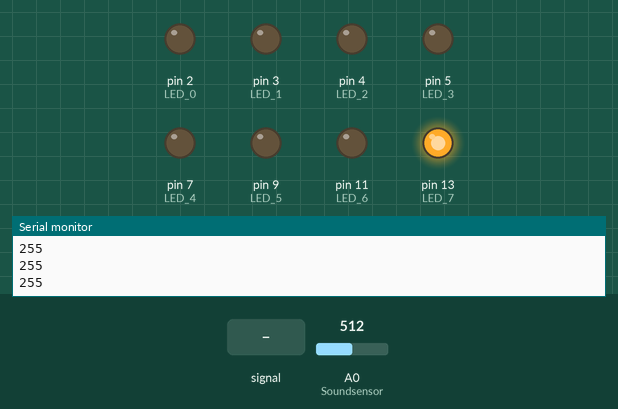
A sketch run on a simulated Arduino Uno, built with avr-gcc and run on an emulated ATmega328P. On the bench: output pins drawn as LEDs (lit = HIGH), the last lines printed to the serial monitor. Dashed ring = blinking. The inputs (shaded band) are chosen by the test bench; at power-on: A0 (Soundsensor) = 512.

Above: at 1.2 s.
1.3 s: A0 (Soundsensor) fed a 200 Hz sine of ±460 counts around its level
At 1.9 s:
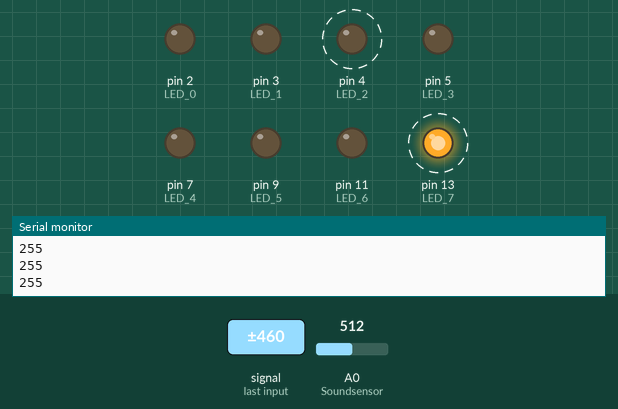
4.3 s: A0 (Soundsensor) set to 0
At 4.7 s:
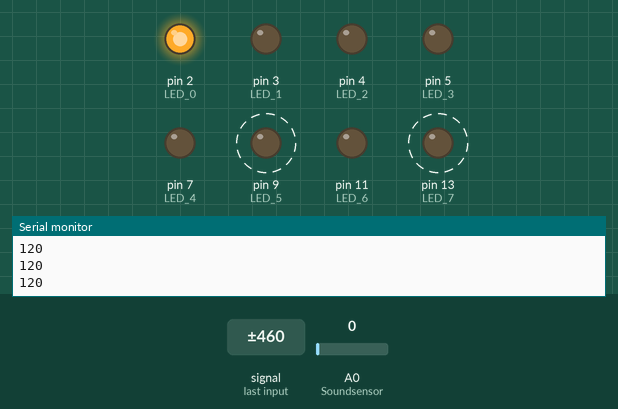
5.8 s: A0 (Soundsensor) set to 42
7.3 s: A0 (Soundsensor) set to 49
At 7.7 s:
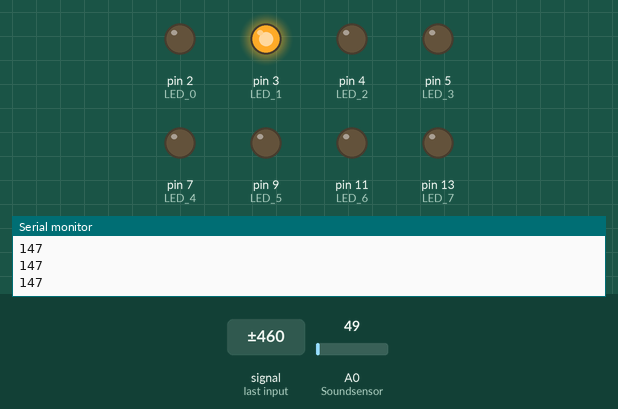
8.8 s: A0 (Soundsensor) set to 122
At 9.7 s:
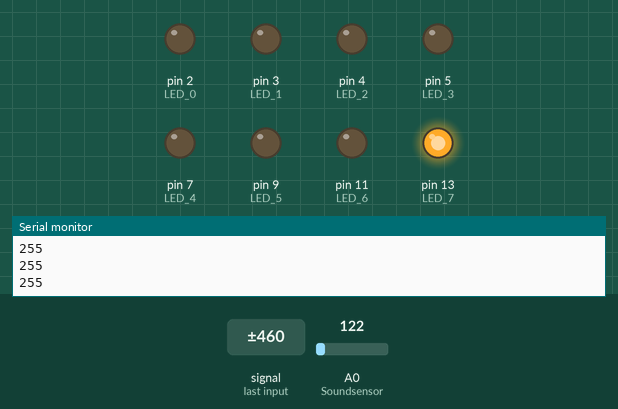
10.3 s: A0 (Soundsensor) fed a 200 Hz sine of ±81 counts around its level
At 11.2 s:
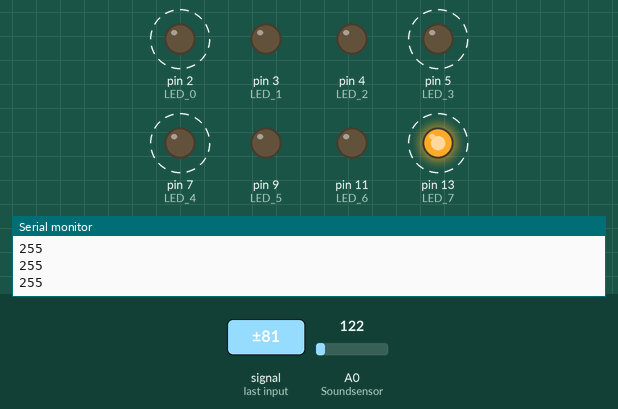
Timing chart, 0 to 14.3 s (numbered marks = the images above; inputs shaded):
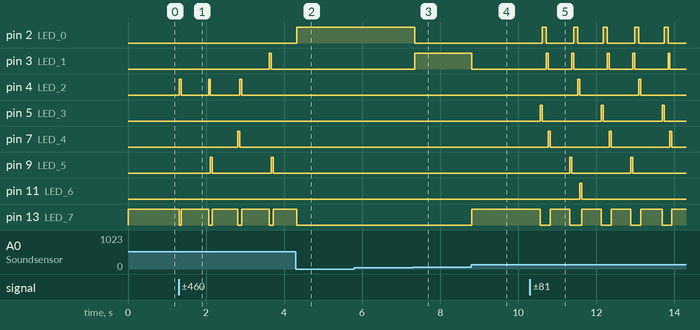

The sketch:

servo_ver_soomin.ino
```cpp
const int Soundsensor = A0;
const int LED_0 = 2;
const int LED_1 = 3;
const int LED_2 = 4;
const int LED_3 = 5;
const int LED_4 = 7;
const int LED_5 = 9;
const int LED_6 = 11;
const int LED_7 = 13;


void setup() {

  Serial.begin(9600);
  pinMode(LED_0, OUTPUT);
  pinMode(LED_1, OUTPUT);
  pinMode(LED_2, OUTPUT);
  pinMode(LED_3, OUTPUT);
  pinMode(LED_4, OUTPUT);
  pinMode(LED_5, OUTPUT);
  pinMode(LED_6, OUTPUT);
  pinMode(LED_7, OUTPUT);

}

void loop()
{
  int level = analogRead(Soundsensor);

  level = 3*level;

  if (level <120){
    level =120;
  }
  else if (level > 255){
    level =255;
  }

  digitalWrite(LED_0, LOW);
  digitalWrite(LED_1, LOW);
  digitalWrite(LED_2, LOW);
  digitalWrite(LED_3, LOW);
  digitalWrite(LED_4, LOW);
  digitalWrite(LED_5, LOW);
  digitalWrite(LED_6, LOW);
  digitalWrite(LED_7, LOW);

  if (level >= 120 && level < 140){
    digitalWrite(LED_0, HIGH);
    delay(50);
  }
  else if (level >= 140 && level < 160){
    digitalWrite(LED_1, HIGH);
    delay(50);
  }
  else if (level >= 160 && level < 180){
    digitalWrite(LED_2, HIGH);
    delay(50);
  }
  else if (level >= 180 && level < 200){
    digitalWrite(LED_3, HIGH);
    delay(50);
  }
  else if (level >= 200 && level < 220){
    digitalWrite(LED_4, HIGH);
    delay(50);
  }
  else if (level >= 220 && level < 240){
    digitalWrite(LED_5, HIGH);
    delay(50);
  }
  else if (level >= 240 && level < 255){
    digitalWrite(LED_6, HIGH);
    delay(50);
  }
  else if (level == 255){
    digitalWrite(LED_7, HIGH);
    delay(50);
  }
  Serial.println(level);

}
```

Measured:
- the behaviour switches between 46 and 47 on A0 (Soundsensor) (found by bisection; images 2 and 3)
- after the input at 1.3 s, pin 3 (LED_1): LOW → HIGH after 2.3 s, → LOW 0.05 s later; pin 4 (LED_2): alternates HIGH for 0.05 s and LOW for 0.73 s, 6 changes in all, then stays LOW, starting at once
- after the input at 4.3 s, pin 2 (LED_0): LOW → HIGH at once; pin 3 (LED_1): stays LOW (without the input it goes to HIGH after 0.88 s); pin 4 (LED_2): stays LOW (without the input it goes to HIGH after 0.13 s); pin 5 (LED_3): stays LOW (without the input it goes to HIGH after 0.08 s)
- after the input at 7.3 s, pin 2 (LED_0): HIGH → LOW after 0.05 s; pin 3 (LED_1): LOW → HIGH after 0.05 s
- after the input at 8.8 s, pin 3 (LED_1): HIGH → LOW at once; pin 13 (LED_7): LOW → HIGH at once
- after the input at 10.3 s, pin 2 (LED_0): alternates HIGH for 0.10 s and LOW for 0.68 s, starting after 0.32 s; pin 3 (LED_1): LOW → HIGH after 0.42 s, then repeats every 1.6 s: LOW 0.60 s, HIGH 0.05 s, LOW 0.86 s, HIGH 0.05 s
